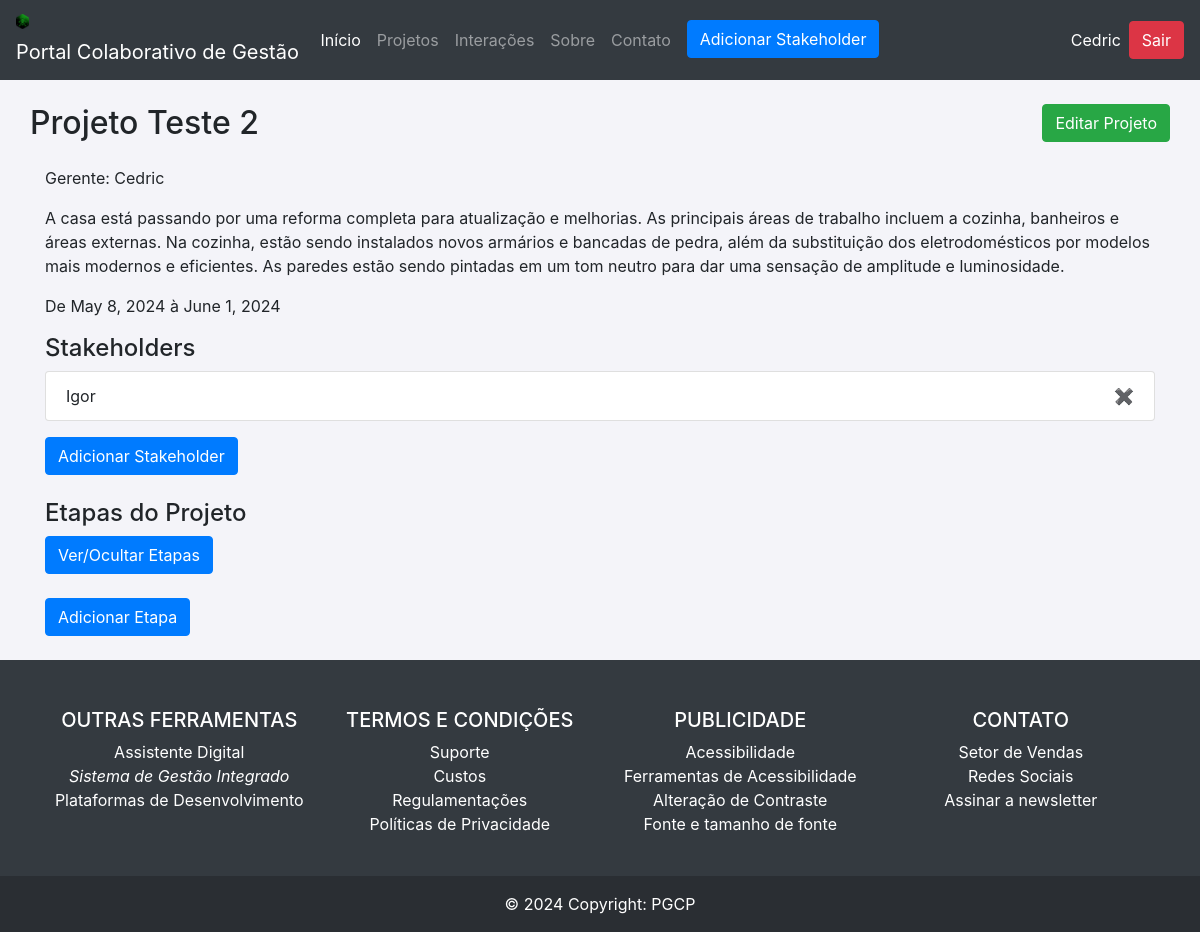
Page /projetos/1/ (signed in) on the committed database.
### portal/models.py (models this page shows, shortened)
class Projeto(models.Model):
    nome = models.CharField(max_length=255)
    descricao = models.TextField()
    data_inicio = models.DateField()
    data_fim = models.DateField(null=True, blank=True)
    gerente = models.ForeignKey(Gerente, on_delete=models.CASCADE)

class Usuario(models.Model):
    usuario = models.OneToOneField(User, on_delete=models.CASCADE)
    cpf = models.CharField(max_length=11, unique=True)
    nome = models.CharField(max_length=255, null=False)
    dt_nascimento = models.DateField()
    contato = models.CharField(max_length=255, null=True, blank=True)
    class Meta:
        abstract = True

class Gerente(Usuario):
    def __init__(self, *args: Any, **kwargs: Any) -> None:
        super().__init__(*args, **kwargs)

class Stakeholder(Usuario):
    projetos = models.ManyToManyField(Projeto, related_name='stakeholders')

### portal/views.py (the view)
# urls.py: path('projetos/<int:pk>/', views.ProjetoDetailView.as_view(), name='detalhes_projeto'),
class ProjetoDetailView(LoginRequiredMixin,DetailView):
    model = Projeto
    template_name = 'projeto/visualizar_projeto.html'
    context_object_name = 'projeto'

### portal/templatetags/filter.py (called while the page is built)
@register.filter(name='has_group')
def has_group(user, group_name):
    return user.groups.filter(name=group_name).exists()

### portal/templates/projeto/visualizar_projeto.html (shortened to what this page needs)
{% extends "base.html" %}
{% load filter %}
{% block content %}
    <div class="container py-4">
    <div class="row d-flex flex-row justify-content-between">
        <h2>{{ projeto.nome }}</h2>
        <a href="{% url 'editar_projeto' projeto.pk %}" class="btn btn-success mb-4">Editar Projeto</a>
    </div>
        <p>Gerente: {{ projeto.gerente.nome }}</p>
        <p>{{ projeto.descricao }}</p>
        <p>De {{ projeto.data_inicio }} à {{ projeto.data_fim }}</p>
        <div class="content-section">
            <h4>Stakeholders</h4>
            {% if projeto.stakeholders.all|length > 0 %}
            <ul id="stakeholderList" class="list-group mb-3">
                {% for stakeholder in projeto.stakeholders.all %}
                <li class="list-group-item d-flex justify-content-between align-items-center">
                    {{stakeholder.nome}}
                    <span class="btn-remove" onclick="removeStakeholder(this);">&#x2716;</span>
                </li>
                {% endfor %}
            </ul>
            {% endif %}
            <button class="btn btn-primary" onclick="addStakeholder();">Adicionar Stakeholder</button>
        </div>
        <div class="content-section mt-4">
            <h4>Etapas do Projeto</h4>
            <div>
                <button class="btn btn-primary mb-2" onclick="toggleCollapse('collapseStepContainer');">Ver/Ocultar Etapas</button>
            </div>
            <button class="btn btn-primary mt-3" onclick="addStep();">Adicionar Etapa</button>
        </div>
    </div>
{% endblock %}

### portal/templates/components/nav.html
{% load filter %}
{% load static %}
<nav class="navbar navbar-inverse navbar-dark bg-dark">
  <div class="navbar-header" style="width:22%">
    <img style="width: 5%;margin-right: 2%;" src="{% static 'logo_1.png' %}" alt="" srcset="">
    <a class="navbar-brand" href="#">Portal Colaborativo de Gestão</a>
  </div>
    <ul class="navbar-nav mx-auto flex-row d-flex-centered">
      <li class="nav-item active mx-2">
        <a class="nav-link" href="{% url 'home' %}">Início</a>
      </li>
      <li class="nav-item mx-2">
        <a class="nav-link" href="{% url 'lista_projetos' %}">Projetos</a>
      </li>
      <li class="nav-item mx-2">
        <a class="nav-link" href="{% url 'lista_interacoes' %}">Interações</a>
      </li>
      <li class="nav-item mx-2">
        <a class="nav-link" href="{% url '404' %}">Sobre</a>
      </li>
      <li class="nav-item mx-2">
        <a class="nav-link" href="{% url '404' %}">Contato</a>
      </li>
      {% if request.user|has_group:"gerente" %}
      <li class="nav-item mx-2">
        <a class="btn btn-primary" href="{% url 'criar_usuario' %}">Adicionar Stakeholder</a>
      </li>
      {% endif %}
    </ul>
  <ul class="nav navbar-nav navbar-right text-white d-flex flex-row" style="width:22%; justify-content:end">
    {% if user.is_authenticated  %}
      <li class="mx-2" style="align-content: center;">{{user.first_name }}</li>
      <li><a href="{% url 'logout' %}" class="btn btn-danger">Sair</a></li>
    {% else %}
      <li><a href="{% url 'login' %}"><span class="glyphicon glyphicon-log-in"></span> Login</a></li>
    {% endif %}
  </ul>
</nav>

### portal/static/style.css (style rules this page uses)
html { height: -webkit-fill-available; }
body { background-color: #f4f4f9; display: flex; flex-direction: column; justify-content: space-between; height: 100%; }

### rows in the picture
Projeto: nome "Projeto Teste 2", gerente.nome "Cedric", descricao "A casa está passando por uma reforma completa para atualização e melhorias. As principais áreas de trabalho incluem a cozinha, banheiros e áreas externas. Na cozinha, estão sendo instalados novos armários e bancadas de pedra, além da substituição dos eletrodomésticos por modelos mais modernos e eficientes. As paredes estão sendo pintadas em um tom neutro para dar uma sensação de amplitude e luminosidade.", data_inicio "May 8, 2024", data_fim "June 1, 2024"
Stakeholder: nome "Igor"

### other values in the picture
{{ user.first_name }} "Cedric"
